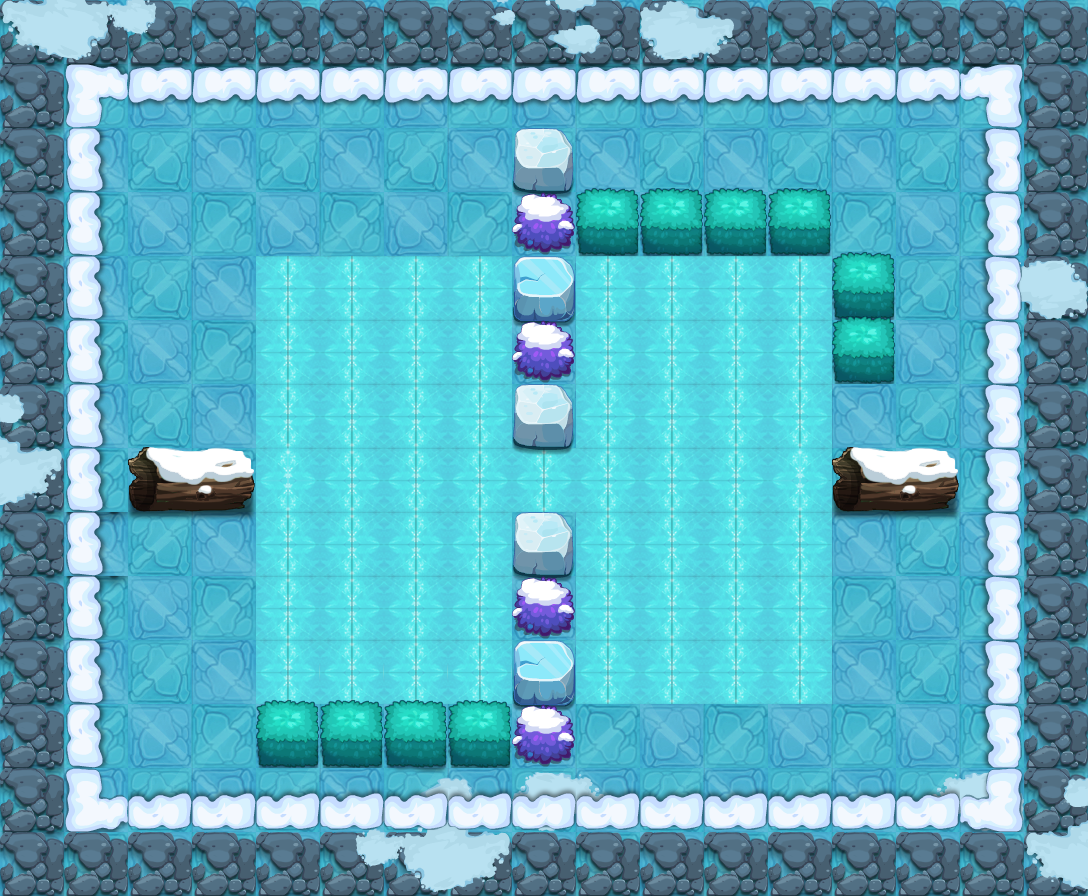

A 2D game scene composited from a Tiled map and its tileset images. What follows is a short description and the map's XML, with each tile layer's data collapsed to a summary:
An orthogonal 17x14 tile map with 64x64 px tiles, 12 tile layers (PASS, 块层 2, 块层 3, 块层 4, ...) and 13 objects (9x TRAP, 3x lmxr2, PLAYER).

<map version="1.0" orientation="orthogonal" width="17" height="14" tilewidth="64" tileheight="64">
 <properties>
  <property name="DESTRY1" value="96" />
  <property name="DESTRY2" value="100" />
  <property name="DESTRY3" value="102" />
  <property name="DESTRY4" value="108" />
  <property name="DESTRY_COUNT" value="4" />
  <property name="EXP" value="1175" />
  <property name="ITEM" value="D045" />
  <property name="LOSE_SCRIPT" value="" />
  <property name="MONEY" value="1763" />
  <property name="START_SCRIPT" value="" />
  <property name="WIN_SCRIPT" value="" />
 </properties>
 <tileset firstgid="1" name="jdbl" tilewidth="64" tileheight="64">
  <image source="jdbl-hd.png" width="1000" height="1000" />
 </tileset>
 <layer name="PASS" width="17" height="14">
  <data>[238 cells, 133 non-empty, 7 distinct tile ids]</data>
 </layer>
 <layer name="块层 2" width="17" height="14">
  <data>[238 cells, 173 non-empty, 6 distinct tile ids]</data>
 </layer>
 <layer name="块层 3" width="17" height="14">
  <data>[238 cells, 58 non-empty, 1 distinct tile ids]</data>
 </layer>
 <layer name="块层 4" width="17" height="14">
  <data>[238 cells, 33 non-empty, 10 distinct tile ids]</data>
 </layer>
 <layer name="块层 5" width="17" height="14">
  <data>[238 cells, 50 non-empty, 2 distinct tile ids]</data>
 </layer>
 <layer name="块层 17" width="17" height="14">
  <data>[238 cells, 9 non-empty, 4 distinct tile ids]</data>
 </layer>
 <layer name="块层 6" width="17" height="14">
  <data>[238 cells, 23 non-empty, 6 distinct tile ids]</data>
 </layer>
 <layer name="SHELTER 10" width="17" height="14">
  <data>[238 cells, 4 non-empty, 1 distinct tile ids]</data>
 </layer>
 <layer name="SHELTER 6" width="17" height="14">
  <data>[238 cells, 4 non-empty, 2 distinct tile ids]</data>
 </layer>
 <layer name="SHELTER 4" width="17" height="14">
  <data>[238 cells, 1 non-empty, 1 distinct tile ids]</data>
 </layer>
 <layer name="SHELTER 3" width="17" height="14">
  <data>[238 cells, 1 non-empty, 1 distinct tile ids]</data>
 </layer>
 <layer name="SHELTER 2" width="17" height="14">
  <data>[238 cells, 4 non-empty, 1 distinct tile ids]</data>
 </layer>
 <objectgroup name="对象层 1" width="34" height="28">
  <object name="PLAYER" type="PLAYER" x="128" y="128" width="64" height="64" />
  <object name="lmxr2" x="128" y="512" width="64" height="64">
   <properties>
    <property name="buff_type" value="ice_shell" />
    <property name="lua_ai" value="monster_lmxr_ai" />
    <property name="quality" value="lmxr2.quality" />
   </properties>
  </object>
  <object name="lmxr2" x="896" y="512" width="64" height="64">
   <properties>
    <property name="buff_type" value="ice_shell" />
    <property name="lua_ai" value="monster_lmxr_ai" />
    <property name="quality" value="lmxr2.quality" />
   </properties>
  </object>
  <object name="lmxr2" x="896" y="128" width="64" height="64">
   <properties>
    <property name="buff_type" value="ice_shell" />
    <property name="lua_ai" value="monster_lmxr_ai" />
    <property name="quality" value="lmxr2.quality" />
   </properties>
  </object>
  <object name="mp1" type="TRAP" x="128" y="704" width="64" height="64">
   <properties>
    <property name="trap_ani" value="mp.actor" />
    <property name="trap_floor" value="true" />
    <property name="trap_id" value="0" />
    <property name="trap_script" value="trap_moveto(&quot;PLAYER&quot;, &quot;mp1&quot;,target(&quot;mp2&quot;):getX(),target(&quot;mp2&quot;):getY() );" />
    <property name="trap_sound_id" value="1" />
    <property name="trap_start_mode" value="0" />
    <property name="trap_state" value="open" />
   </properties>
  </object>
  <object name="mp2" type="TRAP" x="896" y="704" width="64" height="64">
   <properties>
    <property name="trap_ani" value="mp.actor" />
    <property name="trap_floor" value="true" />
    <property name="trap_id" value="0" />
    <property name="trap_script" value="trap_moveto(&quot;PLAYER&quot;, &quot;mp2&quot;,target(&quot;mp1&quot;):getX(),target(&quot;mp1&quot;):getY() );" />
    <property name="trap_sound_id" value="1" />
    <property name="trap_start_mode" value="0" />
    <property name="trap_state" value="open" />
   </properties>
  </object>
  <object name="staff_driger_control" type="TRAP" x="0" y="832" width="64" height="64">
   <properties>
    <property name="trap_delay" value="10" />
    <property name="trap_id" value="0" />
    <property name="trap_script" value="trap(&quot;staff_driger&quot;):setOpened(true);" />
    <property name="trap_start_mode" value="2" />
    <property name="trap_state" value="open" />
   </properties>
  </object>
  <object name="staff_driger" type="TRAP" x="576" y="704" width="64" height="64">
   <properties>
    <property name="trap_ani" value="driger.actor" />
    <property name="trap_floor" value="true" />
    <property name="trap_id" value="0" />
    <property name="trap_script" value="target(&quot;PLAYER&quot;):setCurrentUseSkill(  make_fire_staff_skill()  );target(&quot;PLAYER&quot;):setEffectAnimateName(&quot;find_player.ani&quot;);trap(&quot;staff_driger&quot;):setOpened(false)" />
    <property name="trap_start_mode" value="0" />
    <property name="trap_state" value="open" />
   </properties>
  </object>
  <object name="ice_road" type="TRAP" x="256" y="256" width="256" height="448">
   <properties>
    <property name="lua_ai" value="ice_road_ai" />
   </properties>
  </object>
  <object name="ice_road" type="TRAP" x="576" y="256" width="256" height="448">
   <properties>
    <property name="lua_ai" value="ice_road_ai" />
   </properties>
  </object>
  <object name="ice_road" type="TRAP" x="512" y="448" width="64" height="64">
   <properties>
    <property name="lua_ai" value="ice_road_ai" />
   </properties>
  </object>
  <object name="zi_dan_left1" type="TRAP" x="768" y="448" width="64" height="64">
   <properties>
    <property name="trap_ani" value="fire_cat_left.actor" />
    <property name="trap_delay" value="2" />
    <property name="trap_id" value="0" />
    <property name="trap_script" value="trap(&quot;zi_dan_left1&quot;):setAtkPower(target(&quot;PLAYER&quot;):getHP()*0.1);trap(&quot;zi_dan_left1&quot;):turnLeft(); trap(&quot;zi_dan_left1&quot;):getAI():getActions():addObject( AIUseSkill:create(   SkillLua:create(&quot;skill_0001&quot;)  )  );" />
    <property name="trap_start_mode" value="2" />
    <property name="trap_state" value="open" />
   </properties>
  </object>
  <object name="zi_dan_right1" type="TRAP" x="256" y="448" width="64" height="64">
   <properties>
    <property name="trap_ani" value="fire_cat_right.actor" />
    <property name="trap_delay" value="2" />
    <property name="trap_id" value="0" />
    <property name="trap_script" value="trap(&quot;zi_dan_right1&quot;):setAtkPower(target(&quot;PLAYER&quot;):getHP()*0.1);trap(&quot;zi_dan_right1&quot;):turnRight(); trap(&quot;zi_dan_right1&quot;):getAI():getActions():addObject( AIUseSkill:create(   SkillLua:create(&quot;skill_0001&quot;)  )  );" />
    <property name="trap_start_mode" value="2" />
    <property name="trap_state" value="open" />
   </properties>
  </object>
 </objectgroup>
</map>
